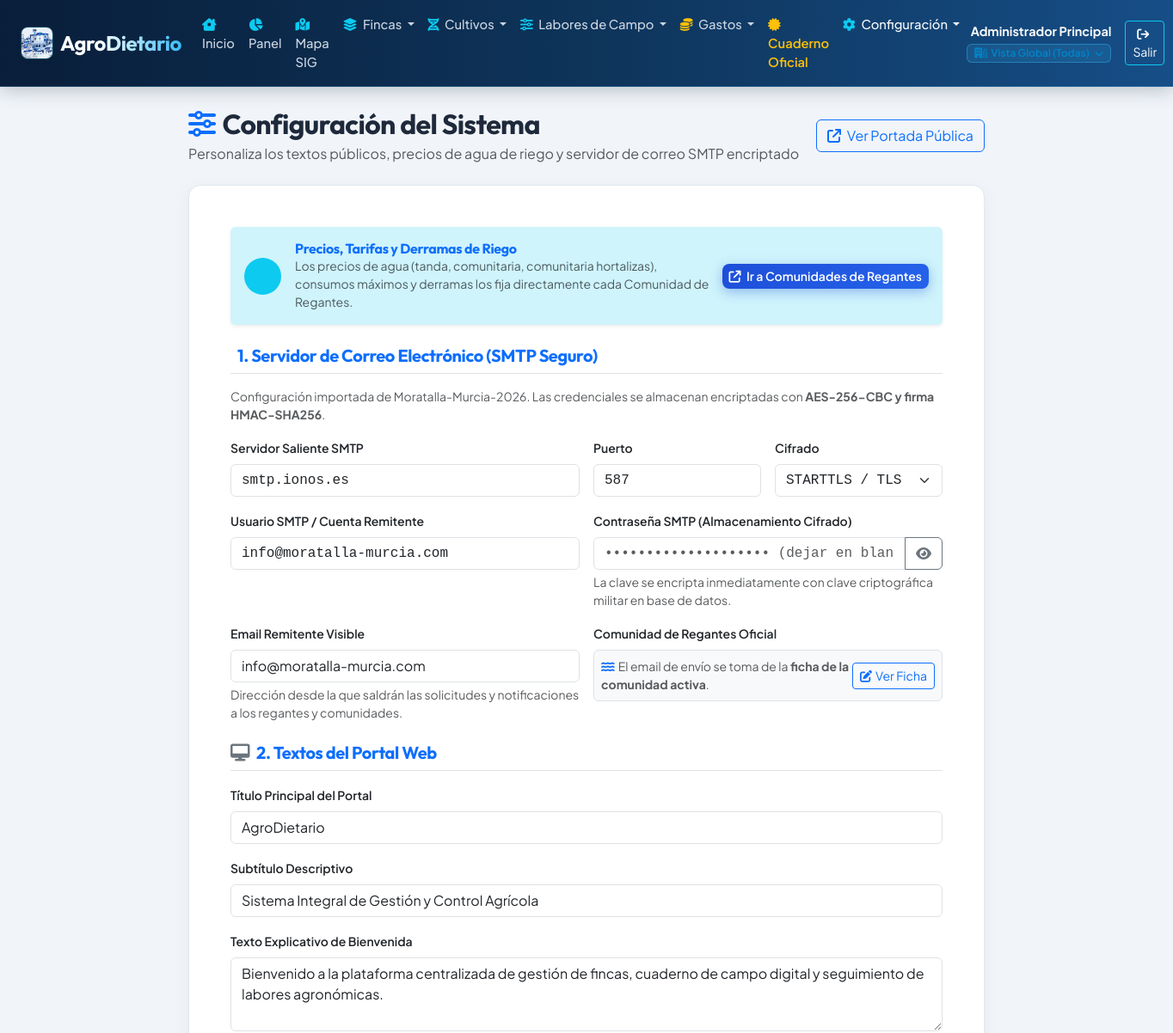
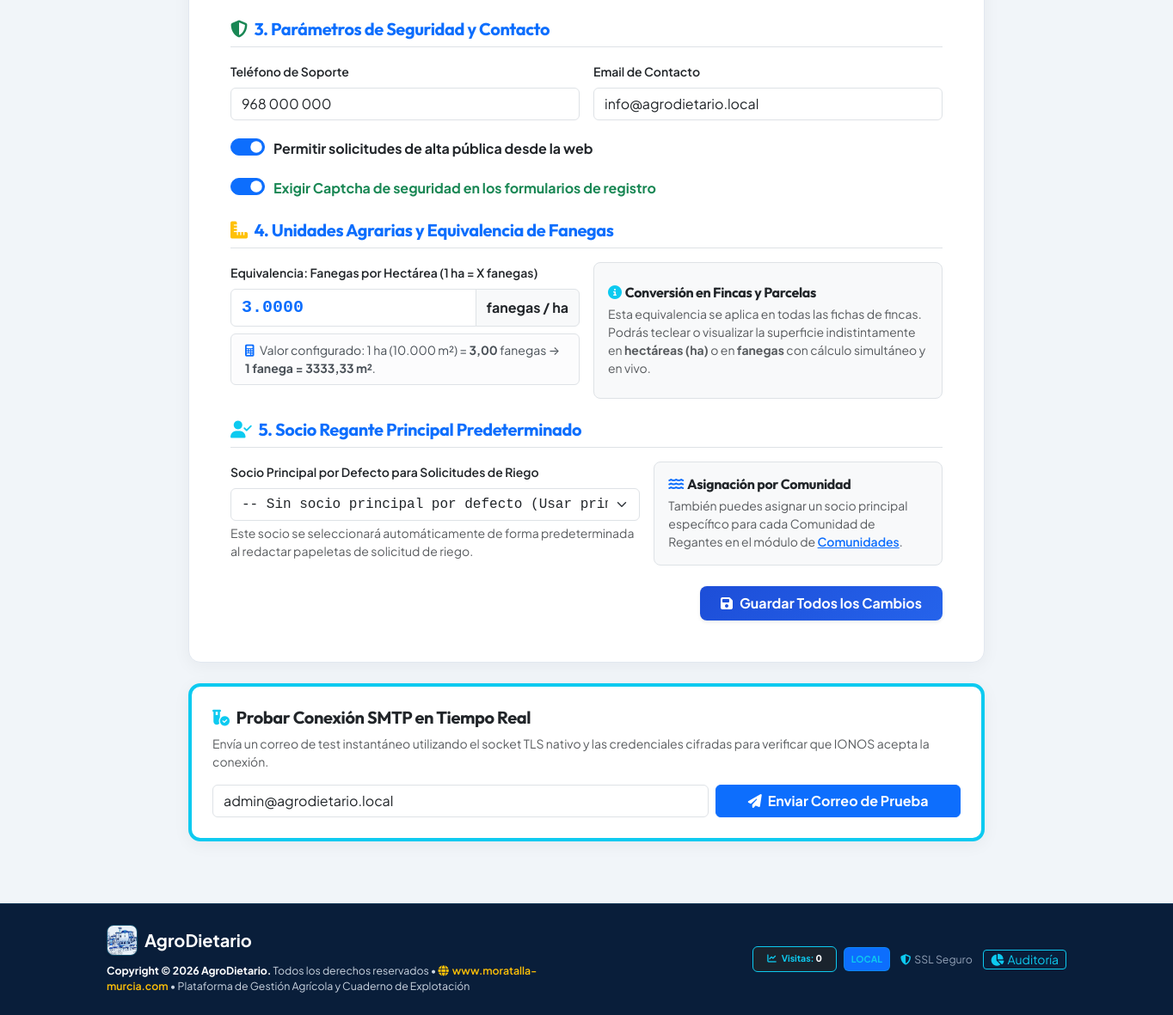
/views/admin/configuracion.php (signed in), run on the app's committed database (2 pictures, top to bottom).
### tables this page shows
CREATE TABLE configuracion_web (
    id_config INT AUTO_INCREMENT PRIMARY KEY,
    titulo_portal VARCHAR(150) NOT NULL DEFAULT 'AgroDietario - Gestión Agrícola',
    subtitulo_portal VARCHAR(255) NULL DEFAULT 'Control agronómico, trazabilidad de fincas y cuaderno de explotación digital',
    descripcion_bienvenida TEXT NULL,
    telefono_soporte VARCHAR(50) NULL,
    email_contacto VARCHAR(120) NULL,
    permitir_registro_publico TINYINT(1) NOT NULL DEFAULT 1,
    usar_captcha TINYINT(1) NOT NULL DEFAULT 1,
    mensaje_pendiente_aprobacion TEXT NULL,
    color_primario VARCHAR(20) DEFAULT '#2e7d32',
    fanegas_por_hectarea DECIMAL(8,4) NOT NULL DEFAULT 3.0000,
    actualizado_el TIMESTAMP DEFAULT CURRENT_TIMESTAMP ON UPDATE CURRENT_TIMESTAMP
);

### views/admin/configuracion.php (the view, shortened to what the rows shown need)
<?php
require_once VIEWS_PATH . '/layouts/header.php';
$db = Database::getConnection();
$cfg = $db->query("SELECT * FROM configuracion_web WHERE id_config = 1 LIMIT 1")->fetch();
?>
<div class="container py-4">
    <div class="row justify-content-center">
        <div class="col-lg-10">
            <div class="d-flex justify-content-between align-items-center mb-4">
                <div>
                    <h2 class="fw-bold mb-1"><i class="fa-solid fa-sliders text-primary me-2"></i>Configuración del Sistema</h2>
                </div>
            </div>
            <div class="card card-custom p-4 p-md-5 mb-4">
                <form action="<?= APP_URL ?>/admin/configuracion" method="POST">
                    <div class="mb-3">
                        <label class="form-label fw-semibold small">Título Principal del Portal</label>
                        <input type="text" name="titulo_portal" class="form-control" value="<?= htmlspecialchars(isset($cfg['titulo_portal']) ? $cfg['titulo_portal'] : '') ?>" required>
                    </div>
                    <div class="mb-3">
                        <label class="form-label fw-semibold small">Subtítulo Descriptivo</label>
                        <input type="text" name="subtitulo_portal" class="form-control" value="<?= htmlspecialchars(isset($cfg['subtitulo_portal']) ? $cfg['subtitulo_portal'] : '') ?>">
                    </div>
                    <div class="mb-4">
                        <label class="form-label fw-semibold small">Texto Explicativo de Bienvenida</label>
                        <textarea name="descripcion_bienvenida" class="form-control" rows="3"><?= htmlspecialchars(isset($cfg['descripcion_bienvenida']) ? $cfg['descripcion_bienvenida'] : '') ?></textarea>
                    </div>
                    <div class="row g-3 mb-3">
                        <div class="col-md-6">
                            <label class="form-label fw-semibold small">Teléfono de Soporte</label>
                            <input type="text" name="telefono_soporte" class="form-control" value="<?= htmlspecialchars(isset($cfg['telefono_soporte']) ? $cfg['telefono_soporte'] : '') ?>">
                        </div>
                        <div class="col-md-6">
                            <label class="form-label fw-semibold small">Email de Contacto</label>
                            <input type="email" name="email_contacto" class="form-control" value="<?= htmlspecialchars(isset($cfg['email_contacto']) ? $cfg['email_contacto'] : '') ?>">
                        </div>
                    </div>
                    <div class="mb-3">
                        <div class="form-check form-switch fs-5">
                            <input class="form-check-input" type="checkbox" id="permitir_registro_publico" name="permitir_registro_publico" value="1" <?= (!empty($cfg['permitir_registro_publico'])) ? 'checked' : '' ?>>
                            <label class="form-check-label fs-6 fw-bold" for="permitir_registro_publico">Permitir solicitudes de alta pública desde la web</label>
                        </div>
                    </div>
                    <div class="mb-4">
                        <div class="form-check form-switch fs-5">
                            <input class="form-check-input" type="checkbox" id="usar_captcha" name="usar_captcha" value="1" <?= (!empty($cfg['usar_captcha'])) ? 'checked' : '' ?>>
                            <label class="form-check-label fs-6 fw-bold text-success" for="usar_captcha">Exigir Captcha de seguridad en los formularios de registro</label>
                        </div>
                    </div>
                    <div class="row g-3 mb-4">
                        <div class="col-md-6">
                            <div class="input-group">
                                <input type="number" step="0.0001" min="0.01" name="fanegas_por_hectarea" class="form-control font-monospace fs-5 fw-bold text-primary" value="<?= htmlspecialchars(isset($cfg['fanegas_por_hectarea']) ? $cfg['fanegas_por_hectarea'] : '3.0000') ?>" required id="cfg_fanegas_input" oninput="calcularM2Fanega()">
                                <span class="input-group-text fw-bold">fanegas / ha</span>
                            </div>
                        </div>
                    </div>
                </form>
            </div>
        </div>
    </div>
</div>
<?php require_once VIEWS_PATH . '/layouts/footer.php'; ?>

### data on the page
configuracion_web: titulo_portal "AgroDietario", subtitulo_portal "Sistema Integral de Gestión y Control Agrícola", descripcion_bienvenida "Bienvenido a la plataforma centralizada de gestión de fincas, cuaderno de campo digital y seguimiento de labores agronómicas.", telefono_soporte "968 000 000", email_contacto "info@agrodietario.local", permitir_registro_publico "☑", usar_captcha "☑", fanegas_por_hectarea "3.0000"

### other printed values
$u['nombre_completo'] "Administrador Principal"
$u['nombre_propietario'] "Vista Global (Todas)"
$footerTitle "AgroDietario"
$contadorVisitas "0"
APP_ENV "LOCAL"
